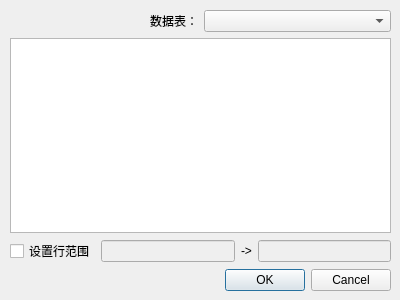
<?xml version="1.0" encoding="UTF-8"?>
<ui version="4.0">
 <class>Dialog</class>
 <widget class="QDialog" name="Dialog">
  <property name="geometry">
   <rect>
    <x>0</x>
    <y>0</y>
    <width>400</width>
    <height>300</height>
   </rect>
  </property>
  <property name="windowTitle">
   <string>Dialog</string>
  </property>
  <property name="modal">
   <bool>true</bool>
  </property>
  <widget class="QWidget" name="verticalLayoutWidget">
   <property name="geometry">
    <rect>
     <x>10</x>
     <y>10</y>
     <width>381</width>
     <height>281</height>
    </rect>
   </property>
   <layout class="QVBoxLayout" name="v_box">
    <item>
     <layout class="QHBoxLayout" name="horizontalLayout">
      <item>
       <widget class="QLabel" name="label">
        <property name="layoutDirection">
         <enum>Qt::LeftToRight</enum>
        </property>
        <property name="text">
         <string>数据表：</string>
        </property>
        <property name="alignment">
         <set>Qt::AlignRight|Qt::AlignTrailing|Qt::AlignVCenter</set>
        </property>
       </widget>
      </item>
      <item>
       <widget class="QComboBox" name="sheetComboBox"/>
      </item>
     </layout>
    </item>
    <item>
     <widget class="QTableWidget" name="dataConfigTableWidget"/>
    </item>
    <item>
     <layout class="QHBoxLayout" name="h_box">
      <item>
       <widget class="QCheckBox" name="rowLimitCheckBox">
        <property name="text">
         <string>设置行范围</string>
        </property>
       </widget>
      </item>
      <item>
       <widget class="QLineEdit" name="beginRowLineEdit">
        <property name="enabled">
         <bool>false</bool>
        </property>
       </widget>
      </item>
      <item>
       <widget class="QLabel" name="label_2">
        <property name="text">
         <string>-&gt;</string>
        </property>
       </widget>
      </item>
      <item>
       <widget class="QLineEdit" name="endLineEdit">
        <property name="enabled">
         <bool>false</bool>
        </property>
       </widget>
      </item>
     </layout>
    </item>
    <item>
     <widget class="QDialogButtonBox" name="buttonBox">
      <property name="orientation">
       <enum>Qt::Horizontal</enum>
      </property>
      <property name="standardButtons">
       <set>QDialogButtonBox::Cancel|QDialogButtonBox::Ok</set>
      </property>
     </widget>
    </item>
   </layout>
  </widget>
 </widget>
 <resources/>
 <connections>
  <connection>
   <sender>buttonBox</sender>
   <signal>accepted()</signal>
   <receiver>Dialog</receiver>
   <slot>accept()</slot>
   <hints>
    <hint type="sourcelabel">
     <x>248</x>
     <y>254</y>
    </hint>
    <hint type="destinationlabel">
     <x>157</x>
     <y>274</y>
    </hint>
   </hints>
  </connection>
  <connection>
   <sender>buttonBox</sender>
   <signal>rejected()</signal>
   <receiver>Dialog</receiver>
   <slot>reject()</slot>
   <hints>
    <hint type="sourcelabel">
     <x>316</x>
     <y>260</y>
    </hint>
    <hint type="destinationlabel">
     <x>286</x>
     <y>274</y>
    </hint>
   </hints>
  </connection>
 </connections>
</ui>
